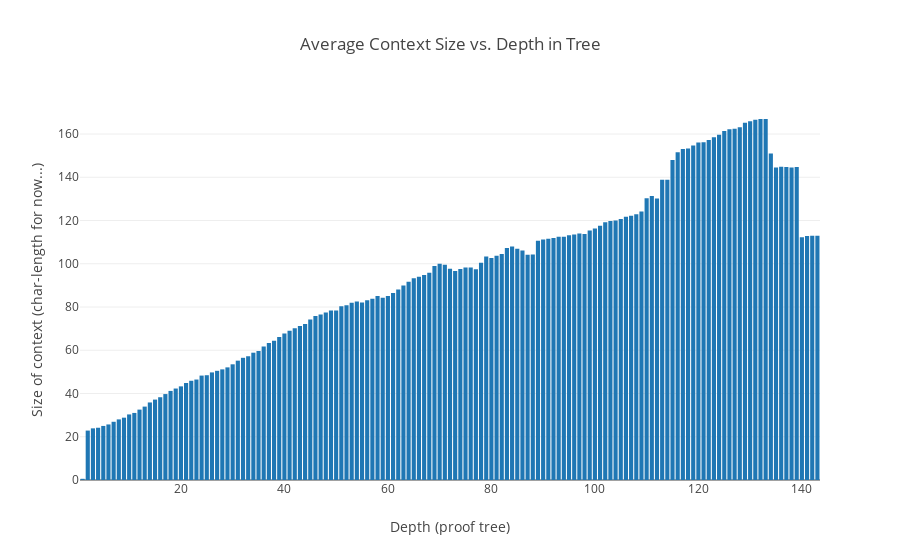

Write notebook code for a chart like this one.
### Code cell
import plotly
import plotly.plotly as py
import plotly.graph_objs as go

avg_depth_ctx_size = tactr_stats.avg_depth_size(DepthMode.CONTEXT).items()
data = [go.Bar(x=[p[0] for p in avg_depth_ctx_size], y=[p[1] for p in avg_depth_ctx_size])]

layout = go.Layout(
    title='Average Context Size vs. Depth in Tree',
    xaxis=dict(
        title='Depth (proof tree)'
    ),
    yaxis=dict(
        title='Size of context (char-length for now...)',
    ),
)
fig = go.Figure(data=data, layout=layout)
plotly.offline.init_notebook_mode(connected=True)
plotly.offline.iplot(fig, filename='average-context-size')

### Figure 1 — Plotly figure (JSON) as saved in the notebook; plotly's stock layout.template omitted (floating-point values rounded to 4 significant figures; data arrays with more than 128 entries replaced by an {"elided": "..."} marker saying what was removed)
{"data": [{"type": "bar", "x": {"elided": "143 int values"}, "y": {"elided": "143 float values"}}], "layout": {"title": "Average Context Size vs. Depth in Tree", "xaxis": {"title": "Depth (proof tree)"}, "yaxis": {"title": "Size of context (char-length for now...)"}}}
